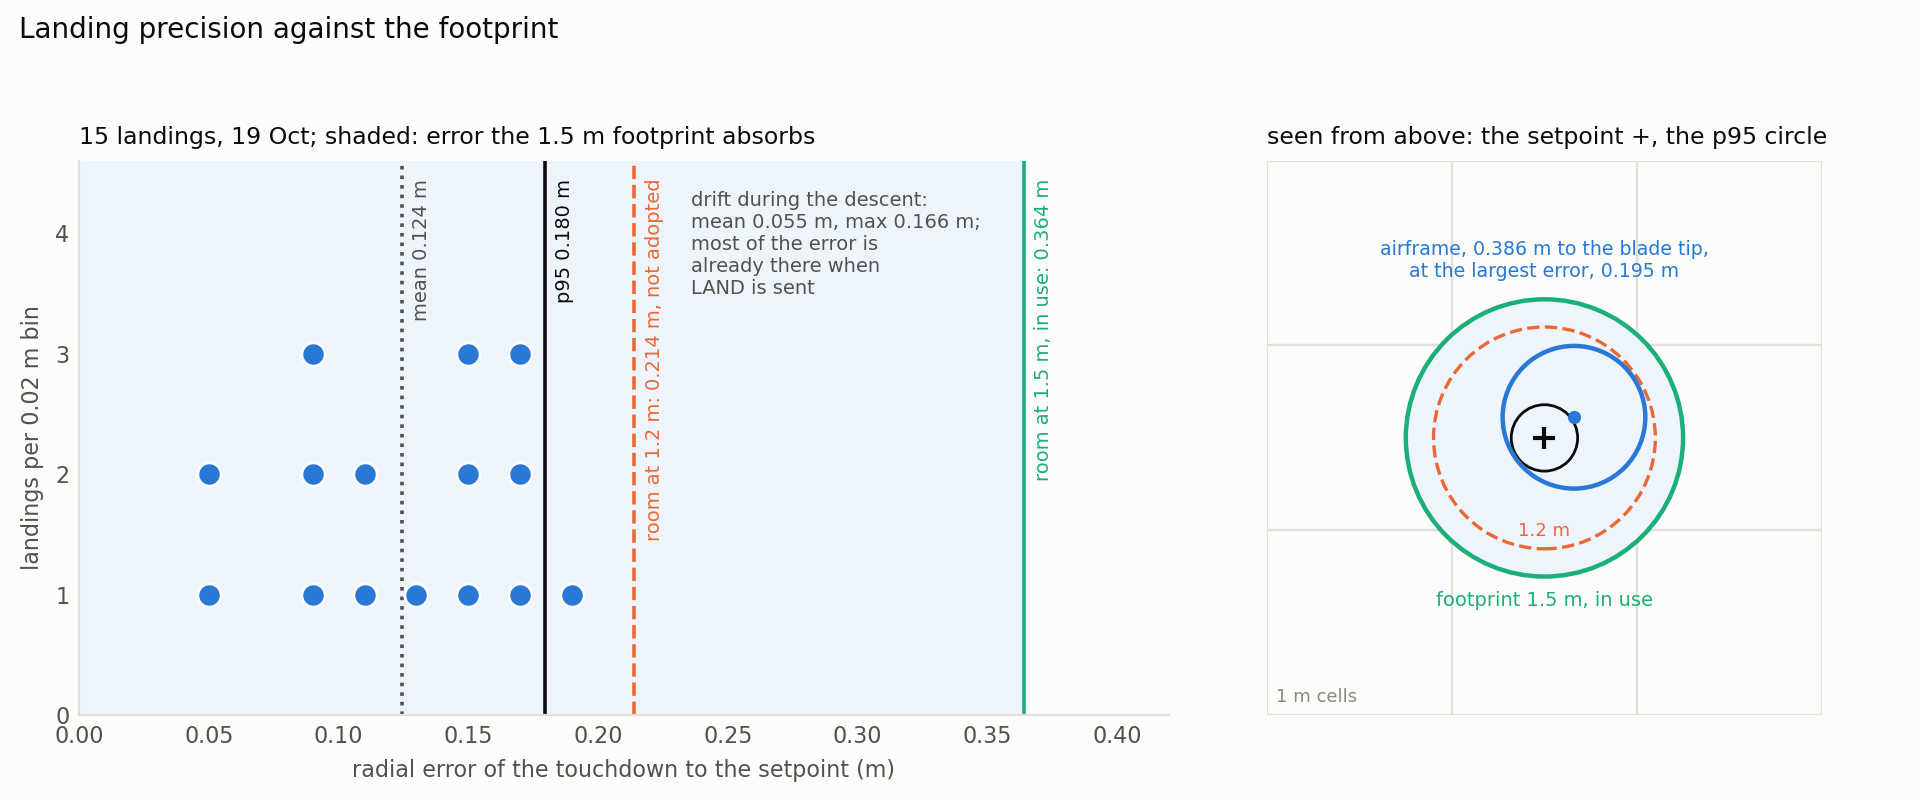

The Python source for this figure:
#!/usr/bin/env python3
"""
Spec F14: the landing precision, with the footprint radius retained.

Data: experiments/2026-10-19_landing_p4/summary.txt, the 15 landings
flown on 19 Oct (executor and monitor only, headless), radial error of
the touchdown to the setpoint and drift during the descent, as
summarise.py wrote them; the airframe radius 0.386 m measured in the
PX4 x500_base model (blade tip), same README.

Left: the 15 radial errors, one dot each, stacked in 0.02 m bins (a
histogram with 15 values says less than the values), the mean and the
p95, against the error the footprint leaves room for: half the
footprint minus the airframe radius, 0.364 m at the 1.5 m in use, and
0.214 m at the 1.2 m P4 computed (2 (0.386 + 0.180), rounded up),
which broke the S8 barrier on mission maps on 20 Oct
(experiments/2026-10-20_footprint_p4) and was not adopted. Right: the
same seen from above, the 1.5 m footprint, the airframe drawn at the
largest error measured, so the reader sees the clearance left.

    python3 f14_landing_precision.py
"""

from pathlib import Path

import matplotlib
matplotlib.use('Agg')
import matplotlib.pyplot as plt  # noqa: E402
from matplotlib.patches import Circle  # noqa: E402
import numpy as np  # noqa: E402

HERE = Path(__file__).resolve().parent
SUMMARY = HERE.parent / '2026-10-19_landing_p4' / 'summary.txt'
OUT = HERE / 'f14_landing_precision.png'
AIRFRAME_R = 0.386
FOOTPRINT, FOOTPRINT_P4 = 1.5, 1.2
BIN = 0.02

SURFACE, INK, INK2, MUTED, GRID = ('#fcfcfb', '#0b0b0b', '#52514e',
                                   '#898781', '#e1e0d9')
BLUE, ORANGE, AQUA = '#2a78d6', '#eb6834', '#1baf7a'


def landings():
    lines = SUMMARY.read_text().splitlines()
    k = next(i for i, ln in enumerate(lines) if ln.startswith('per landing'))
    rows = []
    for ln in lines[k + 1:]:
        parts = ln.split()
        if len(parts) != 4:
            break
        rows.append([float(p) for p in parts])
    return np.array(rows)


def main():
    rows = landings()
    err = rows[:, 0]
    mean, p95 = float(err.mean()), float(np.percentile(err, 95))
    room = FOOTPRINT / 2 - AIRFRAME_R
    room_p4 = FOOTPRINT_P4 / 2 - AIRFRAME_R
    print(f'{len(err)} landings, radial error mean {mean:.3f} p95 {p95:.3f} '
          f'max {err.max():.3f} m; room {room:.3f} m at {FOOTPRINT} m, '
          f'{room_p4:.3f} m at {FOOTPRINT_P4} m')

    plt.rcParams.update({'font.family': 'sans-serif', 'font.size': 8,
                         'axes.edgecolor': GRID, 'axes.labelcolor': INK2,
                         'xtick.color': MUTED, 'ytick.color': MUTED,
                         'xtick.labelcolor': INK2, 'ytick.labelcolor': INK2,
                         'figure.facecolor': SURFACE,
                         'axes.facecolor': SURFACE,
                         'savefig.facecolor': SURFACE,
                         'legend.frameon': False})
    fig, (ax, bx) = plt.subplots(1, 2, figsize=(9.6, 4.0),
                                 gridspec_kw={'width_ratios': [1.55, 1.0]})

    # Left: dots stacked per bin.
    bins = np.floor(err / BIN).astype(int)
    for b in np.unique(bins):
        sel = np.sort(err[bins == b])
        for h, v in enumerate(sel):
            ax.scatter((b + 0.5) * BIN, h + 1, s=70, color=BLUE,
                       edgecolors=SURFACE, linewidths=1.0, zorder=3)
    top = int(np.bincount(bins).max()) + 1.6
    ax.axvspan(0, room, color='#eef4fc', zorder=0)
    for x, colour, label, style in (
            (mean, INK2, f'mean {mean:.3f} m', ':'),
            (p95, INK, f'p95 {p95:.3f} m', '-'),
            (room_p4, ORANGE, f'room at {FOOTPRINT_P4} m: {room_p4:.3f} m, '
             'not adopted', '--'),
            (room, AQUA, f'room at {FOOTPRINT} m, in use: {room:.3f} m', '-')):
        ax.axvline(x, color=colour, lw=1.3, ls=style, zorder=2)
        ax.text(x + 0.004, top - 0.15, label, rotation=90, va='top',
                ha='left', fontsize=7, color=colour if colour != INK2
                else INK2)
    ax.set_xlim(0, 0.42)
    ax.set_ylim(0, top)
    ax.set_yticks(range(0, int(top) + 1))
    ax.set_xlabel('radial error of the touchdown to the setpoint (m)')
    ax.set_ylabel(f'landings per {BIN} m bin')
    ax.tick_params(length=0)
    for side in ('top', 'right'):
        ax.spines[side].set_visible(False)
    ax.set_title(f'{len(err)} landings, 19 Oct; shaded: error the 1.5 m '
                 'footprint absorbs', loc='left', color=INK, fontsize=8.5)
    # The drift as summarise.py computed it, from the unrounded values.
    line = next(ln for ln in SUMMARY.read_text().splitlines()
                if ln.startswith('drift during the descent'))
    words = line.split()
    d_mean, d_max = words[words.index('mean') + 1], words[-2]
    ax.text(0.236, top - 0.25, f'drift during the descent:\nmean {d_mean} m,'
            f' max {d_max} m;\nmost of the error is\nalready there when\n'
            'LAND is sent', ha='left', va='top', fontsize=7, color=INK2)

    # Right: from above.
    half = FOOTPRINT / 2
    for c in range(-1, 2):
        for d in range(-1, 2):
            bx.add_patch(plt.Rectangle((c - 0.5, d - 0.5), 1, 1,
                                       facecolor='none', edgecolor=GRID,
                                       lw=0.8))
    bx.add_patch(Circle((0, 0), half, facecolor='#eef4fc', edgecolor=AQUA,
                        lw=1.6, zorder=1))
    bx.add_patch(Circle((0, 0), FOOTPRINT_P4 / 2, facecolor='none',
                        edgecolor=ORANGE, lw=1.2, ls='--', zorder=2))
    bx.add_patch(Circle((0, 0), p95, facecolor='none', edgecolor=INK,
                        lw=1.0, zorder=3))
    worst = float(err.max())
    ang = np.radians(35)
    cx, cy = worst * np.cos(ang), worst * np.sin(ang)
    bx.add_patch(Circle((cx, cy), AIRFRAME_R, facecolor='none',
                        edgecolor=BLUE, lw=1.6, zorder=4))
    bx.scatter([0], [0], marker='+', s=60, color=INK, zorder=5)
    bx.scatter([cx], [cy], s=14, color=BLUE, zorder=5)
    bx.text(0, -half - 0.08, f'footprint {FOOTPRINT} m, in use', ha='center',
            va='top', fontsize=7, color=AQUA)
    bx.text(0, -FOOTPRINT_P4 / 2 + 0.05, f'{FOOTPRINT_P4} m', ha='center',
            va='bottom', fontsize=6.5, color=ORANGE)
    bx.text(0, half + 0.1, f'airframe, {AIRFRAME_R} m to the blade tip,\n'
            f'at the largest error, {worst:.3f} m', fontsize=6.8,
            color=BLUE, va='bottom', ha='center')
    bx.text(-1.45, -1.45, '1 m cells', fontsize=6.5, color=MUTED,
            va='bottom')
    bx.set_xlim(-1.5, 1.5)
    bx.set_ylim(-1.5, 1.5)
    bx.set_aspect('equal')
    bx.set_axis_off()
    bx.set_title('seen from above: the setpoint +, the p95 circle',
                 loc='left', color=INK, fontsize=8.5)
    fig.suptitle('Landing precision against the footprint',
                 x=0.01, ha='left', color=INK, fontsize=10)
    fig.tight_layout(rect=(0, 0, 1, 0.94))
    fig.savefig(OUT, dpi=200)
    print(OUT)


if __name__ == '__main__':
    main()
